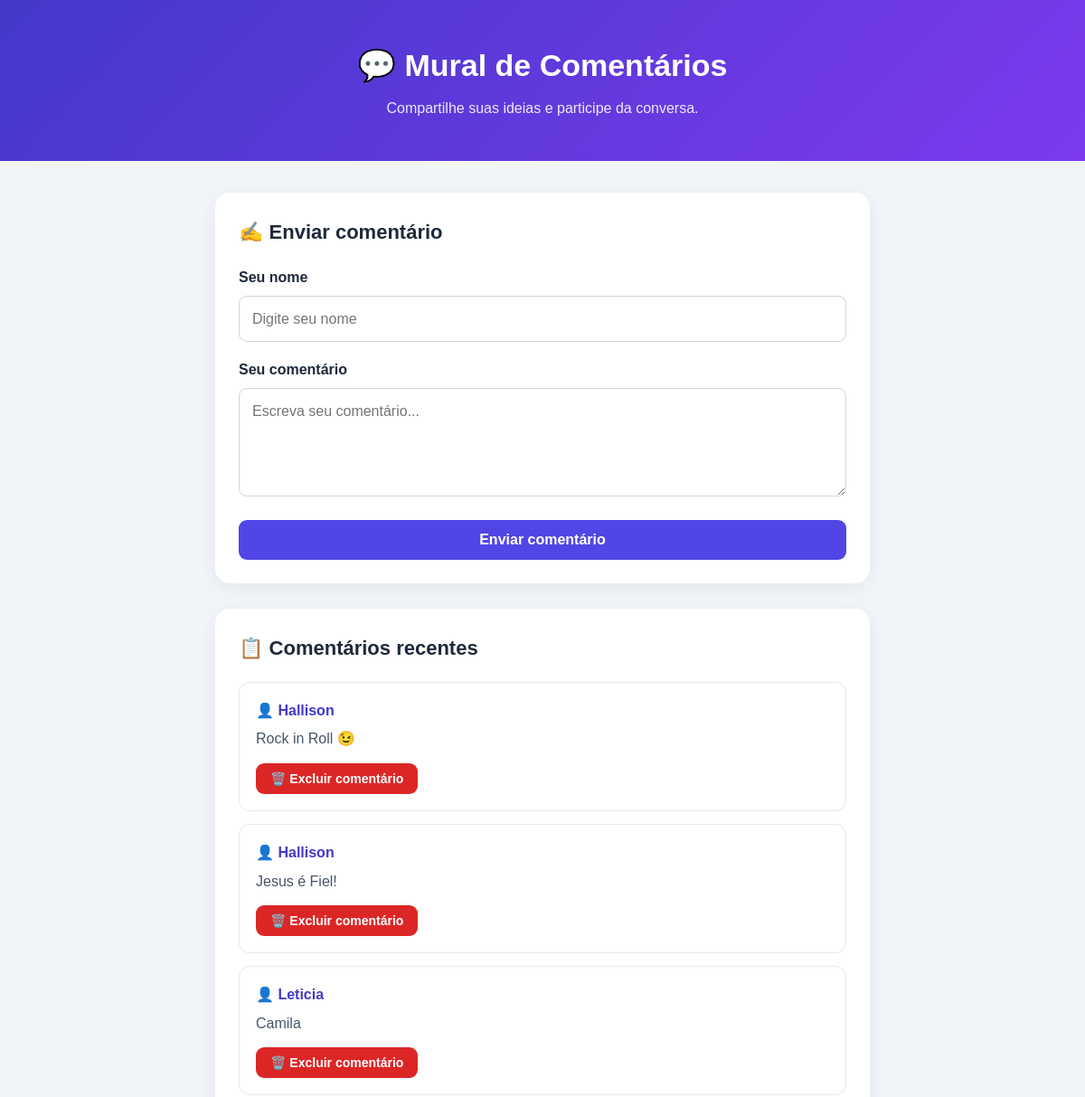
The app's page / (upper part), older data.
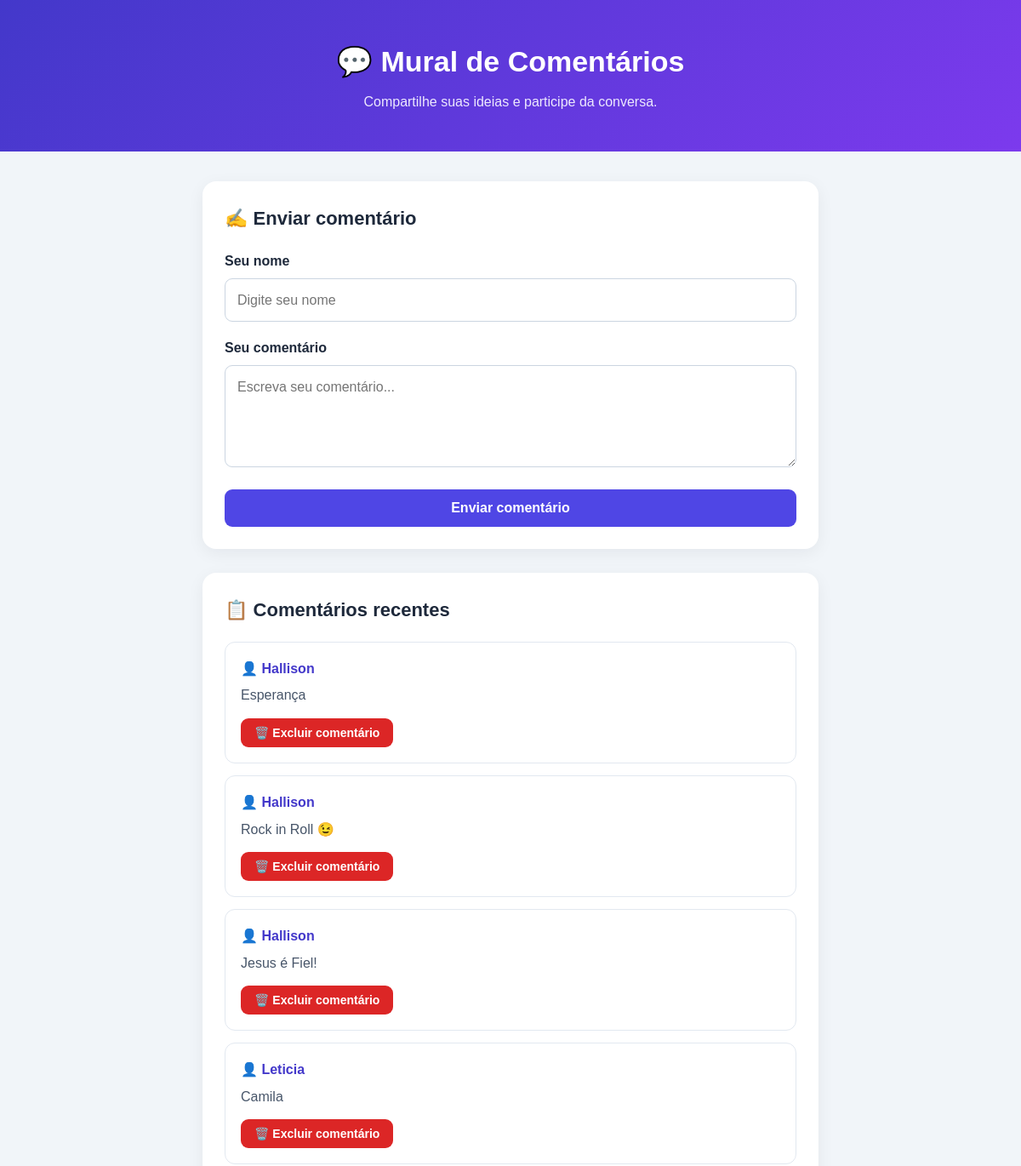
The same page, newer data.
### comentarios/models.py (models this page shows, shortened)
class Comentario(models.Model):
    autor = models.CharField(
        max_length=100
    )  # Nome do autor do comentário
    texto = models.TextField()  # Conteúdo do comentário
    data_criacao = models.DateTimeField(
        auto_now_add=True
    )  # Data e hora de criação preenchidas automaticamente

### comentarios/views.py (the view)
# urls.py: path('', salvar_comentario, name='salvar_comentario'),
def salvar_comentario(request):
    if request.method == 'POST':
        autor = request.POST.get('autor')
        texto = request.POST.get('texto')
        comentario = Comentario(autor=autor, texto=texto)
        comentario.save()
        return redirect('salvar_comentario')
    comentarios = Comentario.objects.all().order_by('-data_criacao')
    return render(
        request,
        'comentarios/formulario.html',
        {'comentarios': comentarios}
    )

### comentarios/templates/comentarios/formulario.html (shortened to what this page needs)
<!DOCTYPE html>
<html lang="pt-br">
<head>
</head>
<body>
    <header>
        <h1>💬 Mural de Comentários</h1>
        <p>Compartilhe suas ideias e participe da conversa.</p>
    </header>
    <main>
        <section class="card">
            <h2>✍️ Enviar comentário</h2>
            <form method="POST" action="{% url 'salvar_comentario' %}">
                <label for="autor">Seu nome</label>
                <input
                    type="text"
                    id="autor"
                    name="autor"
                    placeholder="Digite seu nome"
                    maxlength="100"
                    required
                >
                <label for="texto">Seu comentário</label>
                <textarea
                    id="texto"
                    name="texto"
                    placeholder="Escreva seu comentário..."
                    required
                ></textarea>
                <button type="submit">Enviar comentário</button>
            </form>
        </section>
        <section class="card">
            <h2>📋 Comentários recentes</h2>
            {% for comentario in comentarios %}
                <article class="comentario">
                    <div class="autor">
                        👤 {{ comentario.autor }}
                    </div>
                    <div class="texto">{{ comentario.texto }}</div>
                    <form
                        method="POST"
                        action="{% url 'excluir_comentario' comentario.id %}"
                        onsubmit="return confirm('Tem certeza de que deseja excluir este comentário?');"
                    >
                        <button
                            type="submit"
                            class="botao-excluir"
                        >
                            🗑️ Excluir comentário
                        </button>
                    </form>
                </article>
            {% empty %}
                <p class="vazio">
                    Ainda não há comentários. Seja o primeiro a comentar!
                </p>
            {% endfor %}
        </section>
    </main>
</body>
</html>

Row changes from the older to the newer data that the page shows:
added Comentario: autor "Hallison", texto "Esperança"
